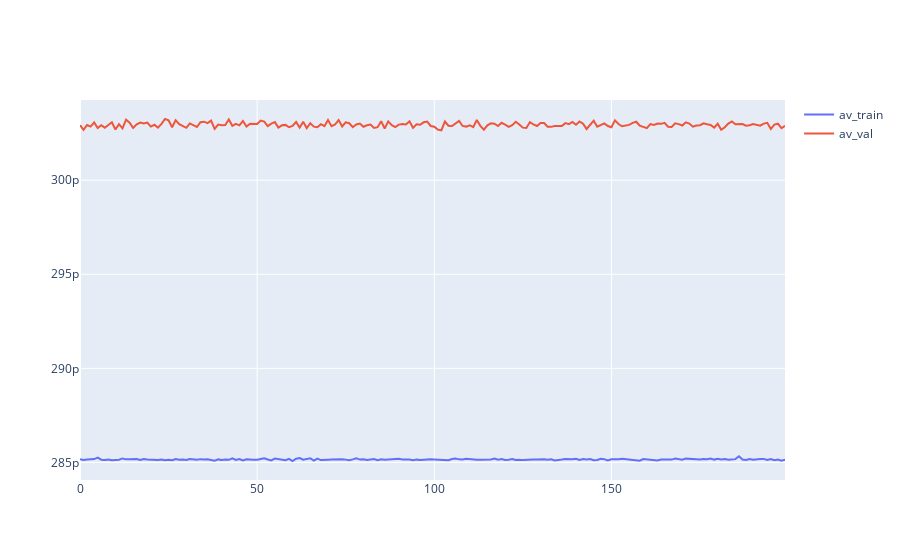

The notebook cell saved with this chart:
### Code cell
fig = go.Figure()
fig.add_trace(go.Scatter(x=np.arange(len(av_train)), y=av_train, mode='lines', name='av_train'))
fig.add_trace(go.Scatter(x=np.arange(len(av_val)), y=av_val, mode='lines', name='av_val'))
fig.show()

### Figure 1 — Plotly figure (JSON) as saved in the notebook; plotly's stock layout.template omitted (floating-point values rounded to 4 significant figures; data arrays with more than 128 entries replaced by an {"elided": "..."} marker saying what was removed)
{"data": [{"mode": "lines", "name": "av_train", "type": "scatter", "x": {"elided": "200 int values"}, "y": {"elided": "200 float values"}}, {"mode": "lines", "name": "av_val", "type": "scatter", "x": {"elided": "200 int values"}, "y": {"elided": "200 float values"}}], "layout": {}}
